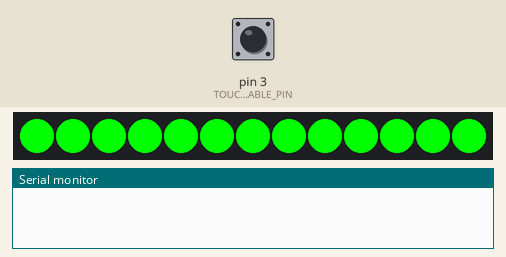
This sketch was run on a simulated Arduino Uno, built with avr-gcc and run on an emulated ATmega328P. On the bench: 13 RGB LEDs in strip order, left to right, the last lines printed to the serial monitor. The test bench sets the inputs (shaded band); at power-on: pin 3 (TOUCH_ENABLE_PIN) HIGH. Dim RGB values are drawn brighter than linear.

Above: at 1.1 s.
At 2.1 s:
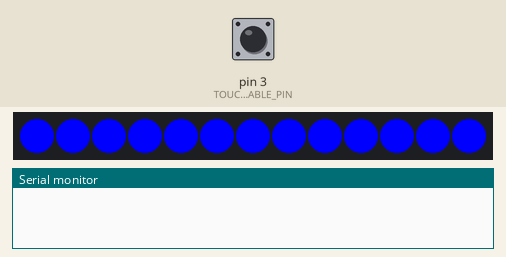
At 4.15 s:
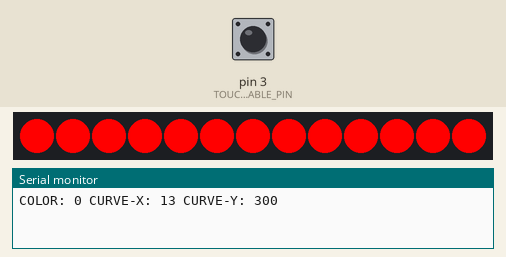
At 12.89 s:
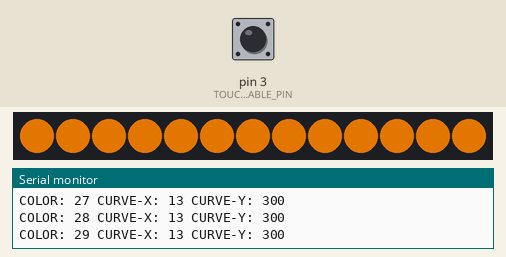
At 21.03 s:
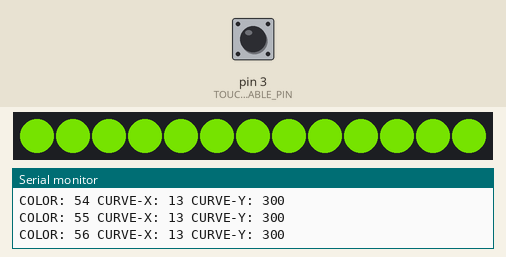
At 39.72 s:
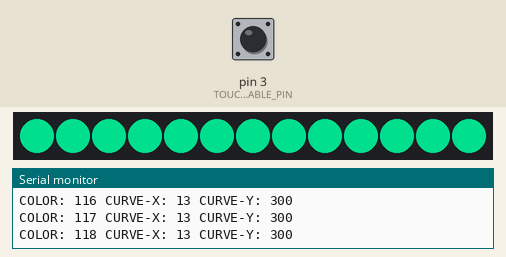

Measured:
- what the display in image 0 shows lasts 1.0 s, from 1.0 s to 2.0 s

The sketch:

Touch_Flowers.ino
```cpp
#include <Adafruit_NeoPixel.h>

#define PIXEL_PIN    6
#define PIXEL_COUNT 13

/* GROUND PIN 3 AT BOOT TO DISABLE TOUCH */
#define TOUCH_ENABLE_PIN 3
#define TOUCH_PIN 0

bool touchEnabled = false;
int touchThreshold = 1000;
int wheelPosition = 0; // tracking to always return 255 identical delay values
int wheelSpeed = 300; // moving wheel speed through recovery curve
int wheelSpeedDefault = 300;
uint32_t recoveryCurve[12] = {
  0, 0, 0, 1, 1, 2, 4, 8, 12, 18, 20, 50
};

uint32_t curveLength = sizeof(recoveryCurve)/sizeof(recoveryCurve[0]);
uint32_t curvePosition = curveLength + 1; // set position high to disable curve

const uint8_t PROGMEM gamma8[] = {
    0,  0,  0,  0,  0,  0,  0,  0,  0,  0,  0,  0,  0,  0,  0,  0,
    0,  0,  0,  0,  0,  0,  0,  0,  0,  0,  0,  0,  1,  1,  1,  1,
    1,  1,  1,  1,  1,  1,  1,  1,  1,  2,  2,  2,  2,  2,  2,  2,
    2,  3,  3,  3,  3,  3,  3,  3,  4,  4,  4,  4,  4,  5,  5,  5,
    5,  6,  6,  6,  6,  7,  7,  7,  7,  8,  8,  8,  9,  9,  9, 10,
   10, 10, 11, 11, 11, 12, 12, 13, 13, 13, 14, 14, 15, 15, 16, 16,
   17, 17, 18, 18, 19, 19, 20, 20, 21, 21, 22, 22, 23, 24, 24, 25,
   25, 26, 27, 27, 28, 29, 29, 30, 31, 32, 32, 33, 34, 35, 35, 36,
   37, 38, 39, 39, 40, 41, 42, 43, 44, 45, 46, 47, 48, 49, 50, 50,
   51, 52, 54, 55, 56, 57, 58, 59, 60, 61, 62, 63, 64, 66, 67, 68,
   69, 70, 72, 73, 74, 75, 77, 78, 79, 81, 82, 83, 85, 86, 87, 89,
   90, 92, 93, 95, 96, 98, 99,101,102,104,105,107,109,110,112,114,
  115,117,119,120,122,124,126,127,129,131,133,135,137,138,140,142,
  144,146,148,150,152,154,156,158,160,162,164,167,169,171,173,175,
  177,180,182,184,186,189,191,193,196,198,200,203,205,208,210,213,
  215,218,220,223,225,228,231,233,236,239,241,244,247,249,252,255
};

Adafruit_NeoPixel strip = Adafruit_NeoPixel(PIXEL_COUNT, PIXEL_PIN, NEO_GRB + NEO_KHZ800);

void setup() {
  Serial.begin(9600);
  pinMode(TOUCH_ENABLE_PIN, INPUT_PULLUP);
  strip.begin();
  initWash();
  setMode();
}

void initWash() {
  colorWash(strip.Color(255,0,0));
  delay(1000);
  colorWash(strip.Color(0,255,0));
  delay(1000);
  colorWash(strip.Color(0,0,255));
  delay(1000);
  colorWash(strip.Color(0,0,0));
  delay(1000);
}

void setMode() {
  touchEnabled = digitalRead(TOUCH_ENABLE_PIN);
}

void loop() {

  uint32_t color;

  for(color=0; color<256; color++) { // foreach color

    colorWash(Wheel(color));
    delay(getDelay());

  }

}

bool amBeingTouched() {
  /*int val = touchRead(TOUCH_PIN);
  Serial.print("capacitance: ");
  Serial.println(val);
  return (val > touchThreshold) ? true : false;
  // return (touchRead(TOUCH_PIN) > touchThreshold) ? true : false;*/
  return false;
}

uint32_t getDelay() {

  if(amBeingTouched()) {
    //Serial.println("Touched!");
    colorWash(strip.Color(255,255,255)); // solid white for a moment
    delay(200);
    curvePosition = 0; // reset curve so we iterate through it
  }
  else if(wheelPosition < 256) {
    // we have not yet completed a full wheel rotation -
    // releat the previous delay time and exit
    Serial.print("COLOR: ");
    Serial.print(wheelPosition);
    Serial.print(" CURVE-X: ");
    Serial.print(curvePosition);
    Serial.print(" CURVE-Y: ");
    Serial.println(wheelSpeed);
    wheelPosition++;
    return wheelSpeed; // unchanged
  }

  // we have just completed a rotation
  // figure out a new delay time
  wheelPosition = 0; // reset wheel
  //Serial.println("RESET WHEEL");

  if(curvePosition < curveLength) { // we are somewhere in the recovery curve
    wheelSpeed = recoveryCurve[curvePosition];
    curvePosition++;
  }
  else { // we are not in the recovery curve
    wheelSpeed = wheelSpeedDefault;
  }
  return wheelSpeed;
}


void colorWash(uint32_t c) {
  // flood all pixels with a color
  for(uint16_t i=0; i<strip.numPixels(); i++) {
    strip.setPixelColor(i, c);
  }
  strip.show();
}

uint32_t gWheel(byte WheelPos) {
  // map int 0->255 to color red->red with gamma correction
  WheelPos = 255 - WheelPos;
  if(WheelPos < 85) {
    return strip.Color(
      pgm_read_byte(&gamma8[255 - WheelPos * 3]),
      pgm_read_byte(&gamma8[0]),
      pgm_read_byte(&gamma8[WheelPos * 3])
    );
  }
  if(WheelPos < 170) {
    WheelPos -= 85;
    return strip.Color(
      pgm_read_byte(&gamma8[0]),
      pgm_read_byte(&gamma8[WheelPos * 3]),
      pgm_read_byte(&gamma8[255 - WheelPos * 3])
    );
  }
  WheelPos -= 170;
  return strip.Color(
    pgm_read_byte(&gamma8[WheelPos * 3]),
    pgm_read_byte(&gamma8[255 - WheelPos * 3]),
    pgm_read_byte(&gamma8[0])
  );
}

uint32_t Wheel(byte WheelPos) {
  // map int 0->255 to color red->red
  WheelPos = 255 - WheelPos;
  if(WheelPos < 85) {
    return strip.Color(255 - WheelPos * 3, 0, WheelPos * 3);
  }
  if(WheelPos < 170) {
    WheelPos -= 85;
    return strip.Color(0, WheelPos * 3, 255 - WheelPos * 3);
  }
  WheelPos -= 170;
  return strip.Color(WheelPos * 3, 255 - WheelPos * 3, 0);
}
```
